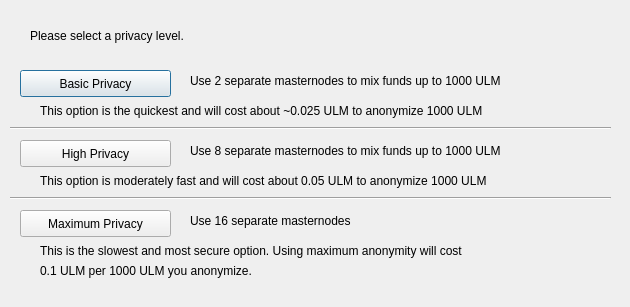
<?xml version="1.0" encoding="UTF-8"?>
<ui version="4.0">
 <class>DarksendConfig</class>
 <widget class="QDialog" name="DarksendConfig">
  <property name="geometry">
   <rect>
    <x>0</x>
    <y>0</y>
    <width>630</width>
    <height>307</height>
   </rect>
  </property>
  <property name="windowTitle">
   <string>Configure PrivateSend</string>
  </property>
  <widget class="QPushButton" name="buttonBasic">
   <property name="geometry">
    <rect>
     <x>20</x>
     <y>70</y>
     <width>151</width>
     <height>27</height>
    </rect>
   </property>
   <property name="text">
    <string>Basic Privacy</string>
   </property>
  </widget>
  <widget class="QPushButton" name="buttonHigh">
   <property name="geometry">
    <rect>
     <x>20</x>
     <y>140</y>
     <width>151</width>
     <height>27</height>
    </rect>
   </property>
   <property name="text">
    <string>High Privacy</string>
   </property>
  </widget>
  <widget class="QPushButton" name="buttonMax">
   <property name="geometry">
    <rect>
     <x>20</x>
     <y>210</y>
     <width>151</width>
     <height>27</height>
    </rect>
   </property>
   <property name="text">
    <string>Maximum Privacy</string>
   </property>
  </widget>
  <widget class="QLabel" name="label">
   <property name="geometry">
    <rect>
     <x>30</x>
     <y>20</y>
     <width>571</width>
     <height>31</height>
    </rect>
   </property>
   <property name="text">
    <string>Please select a privacy level.</string>
   </property>
  </widget>
  <widget class="QLabel" name="label_2">
   <property name="geometry">
    <rect>
     <x>190</x>
     <y>70</y>
     <width>421</width>
     <height>21</height>
    </rect>
   </property>
   <property name="text">
    <string>Use 2 separate masternodes to mix funds up to 1000 ULM</string>
   </property>
  </widget>
  <widget class="QLabel" name="label_3">
   <property name="geometry">
    <rect>
     <x>190</x>
     <y>140</y>
     <width>411</width>
     <height>21</height>
    </rect>
   </property>
   <property name="text">
    <string>Use 8 separate masternodes to mix funds up to 1000 ULM</string>
   </property>
  </widget>
  <widget class="QLabel" name="label_4">
   <property name="geometry">
    <rect>
     <x>190</x>
     <y>210</y>
     <width>421</width>
     <height>21</height>
    </rect>
   </property>
   <property name="text">
    <string>Use 16 separate masternodes</string>
   </property>
  </widget>
  <widget class="QLabel" name="label_6">
   <property name="geometry">
    <rect>
     <x>40</x>
     <y>100</y>
     <width>561</width>
     <height>21</height>
    </rect>
   </property>
   <property name="text">
    <string>This option is the quickest and will cost about ~0.025 ULM to anonymize 1000 ULM</string>
   </property>
  </widget>
  <widget class="QLabel" name="label_7">
   <property name="geometry">
    <rect>
     <x>40</x>
     <y>170</y>
     <width>561</width>
     <height>21</height>
    </rect>
   </property>
   <property name="text">
    <string>This option is moderately fast and will cost about 0.05 ULM to anonymize 1000 ULM</string>
   </property>
  </widget>
  <widget class="QLabel" name="label_8">
   <property name="geometry">
    <rect>
     <x>40</x>
     <y>240</y>
     <width>561</width>
     <height>21</height>
    </rect>
   </property>
   <property name="text">
    <string>This is the slowest and most secure option. Using maximum anonymity will cost</string>
   </property>
  </widget>
  <widget class="QLabel" name="label_9">
   <property name="geometry">
    <rect>
     <x>40</x>
     <y>260</y>
     <width>561</width>
     <height>21</height>
    </rect>
   </property>
   <property name="text">
    <string>0.1 ULM per 1000 ULM you anonymize.</string>
   </property>
  </widget>
  <widget class="Line" name="line">
   <property name="geometry">
    <rect>
     <x>10</x>
     <y>120</y>
     <width>601</width>
     <height>16</height>
    </rect>
   </property>
   <property name="orientation">
    <enum>Qt::Horizontal</enum>
   </property>
  </widget>
  <widget class="Line" name="line_2">
   <property name="geometry">
    <rect>
     <x>10</x>
     <y>190</y>
     <width>601</width>
     <height>16</height>
    </rect>
   </property>
   <property name="orientation">
    <enum>Qt::Horizontal</enum>
   </property>
  </widget>
 </widget>
 <resources/>
 <connections/>
</ui>
